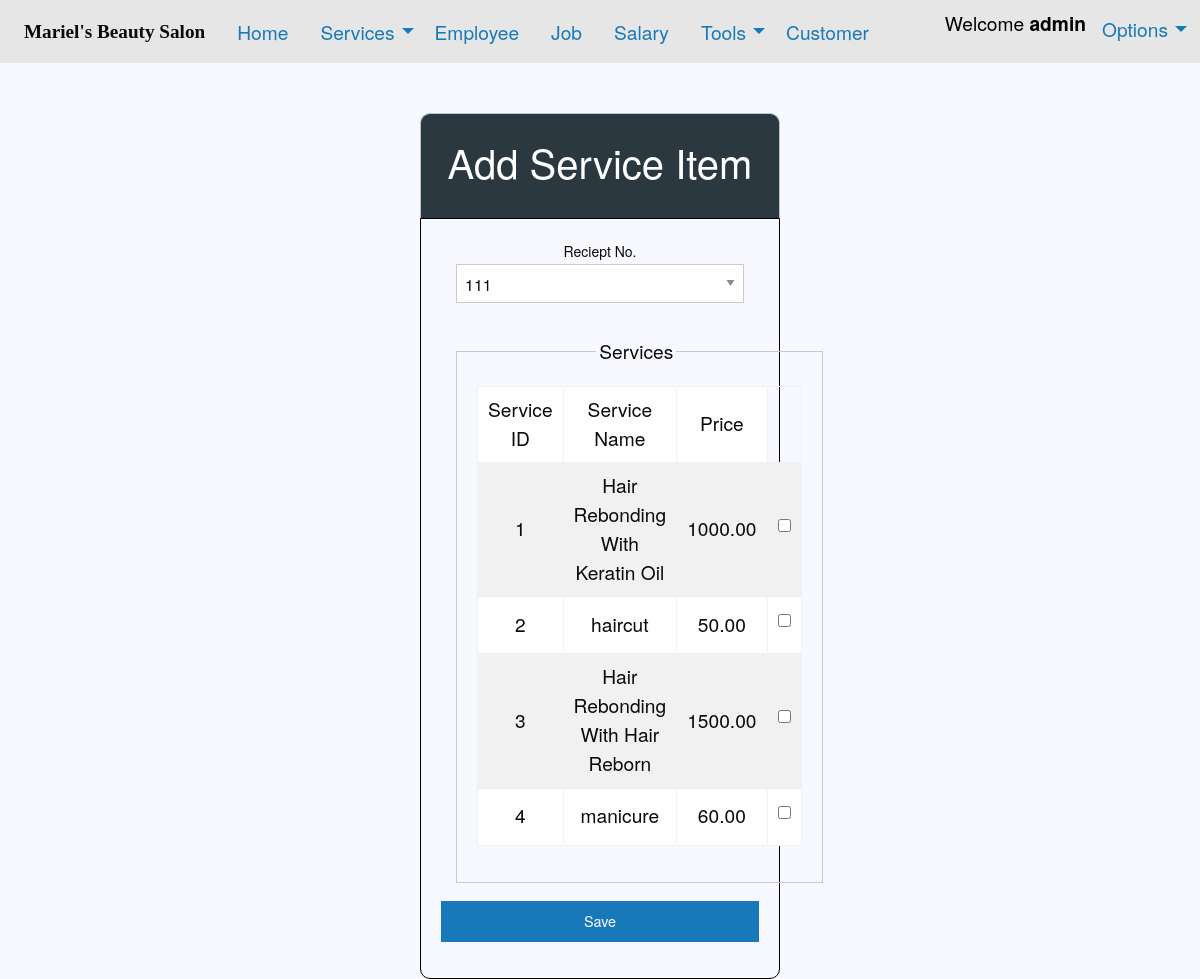
/create_services_item.php (signed in), run on the app's committed database.
### tables this page shows
CREATE TABLE `services` (
  `ServiceID` varchar(100) NOT NULL,
  `Serv_Name` varchar(100) NOT NULL,
  `Price` decimal(18,2) NOT NULL
);

### create_services_item.php (the view, shortened to what this page needs)
<!DOCTYPE html>
<html class="no-js" lang="en" dir="ltr">
  <head>
    <?php include('assets/style.php') ?>
  </head>
<body>
	<?php include('assets/topbar_index.php'); ?>
	<div class="header">
  		<h2>Add Service Item</h2>
  	</div>
	<form action="php/insert_serviceItem.php" method="post">
	  <div class="grid-container">
	  	<div class="small-12 cell">
	          <label> Reciept No.
	            <select name="reciept_no">
	             <?php
	             	include('php/insert_serviceItem.php');
	             	$sql = "SELECT * FROM `Services_availed`";
	  				$result = mysqli_query($db, $sql);
			        if(mysqli_num_rows($result)){
			          while($row = mysqli_fetch_array($result)){
			      ?>
			      <option value="<?php echo $row['reciept_no'];?>"><?php echo $row['reciept_no'];?></option>
			      <?php
			          }
			        }
			      ?>
	            </select>
	          </label>
	        </div>
	        <fieldset class="fieldset">
			  <legend>Services</legend>
			  	<table border="1" align="center">
				<tr>
				<td>Service ID</td>
				<td>Service Name</td>
				<td>Price</td>
				</tr>
				<?php
				$sql="select * from Services";
				$result = mysqli_query($db, $sql);
				$rowcount=mysqli_num_rows($result);
				for($i=1;$i<=$rowcount;$i++)
				{
					  $row=mysqli_fetch_array($result);
				?>
				<tr>
				<td><?php echo $row["ServiceID"] ?></td>
				<td><?php echo $row["Serv_Name"] ?></td>
				<td><?php echo $row["Price"] ?></td>
				<td>
					<input type="checkbox" name="chk[]" value="<?php echo $row["ServiceID"]; ?>"></td>
				</tr>
				<?php
				}
				?>
				</table>
			</fieldset>
	  </div>
	  <button class="button expanded" value="submit" type="submit" name="submit" id="submit">Save</button>
	</form>
</body>
</html>

### foundation/css/app.css (style rules this page uses)
* { margin: 0px; padding: 0px; }
body { font-size: 120%; background: #F8F8FF; }
.header { width: 30%; margin: 50px auto 0px; color: white; background: #2c3840; text-align: center; border: 1px solid #B0C4DE; border-bottom: none; border-radius: 10px 10px 0px 0px; padding: 20px; }
form, .content { margin: 0px auto 0px; width: 30%; border-radius:0px 0px 10px 10px; padding: 20px; border: 1px solid black; text-align: center; }

### data on the page
services: ServiceID "1", Serv_Name "Hair Rebonding With Keratin Oil", Price "1000.00"
services: ServiceID "2", Serv_Name "haircut", Price "50.00"
services: ServiceID "3", Serv_Name "Hair Rebonding With Hair Reborn", Price "1500.00"
services: ServiceID "4", Serv_Name "manicure", Price "60.00"

### other printed values
$_SESSION['username'] "admin"
form field reciept_no "111"
